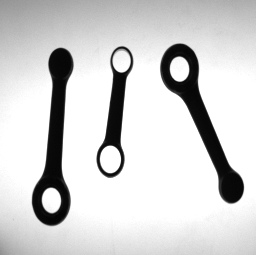
#> input picture notebook/inputs/1/TESI00.bmp, 256 x 255 px; its folder holds only this picture in this run
$ jupyter execute --allow-errors vimcr.ipynb   (older library calls are emulated)
#> lines starting #> are read from the running program, lines starting #| are printed output that depends on the picture; after the words box and inside, x2 and y2 are one past the last pixel; in counts of white or black regions, pixels touching at a corner belong together
#> in plot_grid, img is the input picture: shape (255, 256); min 4, max 255, mean 208.4
#### Antonio Morelli - 0001060348
# Visual Inspection of Motorcycle Connecting Rods

Students should develop a software system aimed at visual inspection of motorcycle connecting
rods. The system should be able to analyse the dimensions of two different types of connecting rods to allow a vision-guided robot to pick and sort rods based on their type and dimensions. The two rod types are characterized by a different number of holes: Type A rods have one hole whilst Type B rods have two holes.

### First Task

- **Image characteristics**
1. Images contain only connecting rods, which can be of both types and feature significantly diverse dimensions.
2. Connecting rods have been carefully placed within the inspection area so to appear well separated in images (i.e. they do not have any contact point).
3. Images have been taken by the backlighting technique so to render rods easily distinguishable (i.e. much darker) from background. However, for flexibility reasons the system should not require any change to work properly with lighting sources of different power.

Two exemplar working images are provided below:

- **Functional specifications**

For each connecting rod appearing in the image, the vision system should provide the following
information:
1. Type of rod (A or B).
2. Position and orientation (modulo $\pi$).
3. Length (L), Width (W), Width at the barycenter (WB).
4. For each hole, position of the centre and diameter size.

## Code
### Functions

[cell 1]
import cv2
import sys, os
import numpy as np
import pandas as pd
from matplotlib import pyplot as plt
from matplotlib import patches as mpatches
from matplotlib import colors as cls
import random
import logging
from itertools import combinations

all_colors = ['#FF3D00', '#B2DFDB', '#F8BBD0', '#7E57C2', '#FF8A65', \
         '#FB8C00', '#A7FFEB', '#B39DDB', '#1E88E5', '#CDDC39']

header_csv = ['filename', 'id', 'type', 'MER', 'centre', 'width', 'length',\
'centre_w', 'theta','color', 'hole_1_centre','hole_1_d_1','hole_1_d_2',\
'hole_2_centre','hole_2_d_1','hole_2_d_2']

# ------------------------------------------------------------------------------
# Save analysis as .csv.
# ------------------------------------------------------------------------------
def save_csv(filename, rods_csv, header):
    df = pd.DataFrame(rods_csv, columns = header)
    df.to_csv(filename, sep = ';', index=False)

    return df

# ------------------------------------------------------------------------------
# Plot a grid containing images to be analyzed.
# ------------------------------------------------------------------------------
def plot_grid(folder):
    plt.figure(figsize=(15, 10))
    idx = 0

    filenames = os.listdir(folder)
    for filename in filenames:
        ax = plt.subplot(3, 3, idx + 1)

        if folder == 'inputs/1':
            ax.set_title(f"Image: {filename}")
        elif folder == 'inputs/2':
            if int(filename[4:6]) < 50:
                ax.set_title(f"Image: {filename} - Other objects")
            elif int(filename[4:6]) < 52:
                ax.set_title(f"Image: {filename} - Contact points")
            else:
                ax.set_title(f"Image: {filename} - Iron powder")
        idx += 1


        img = cv2.imread(os.path.join(folder,filename),0)
        plt.imshow(img, cmap = 'gray')
        ax.get_xaxis().set_visible(False)
        ax.get_yaxis().set_visible(False)

# ------------------------------------------------------------------------------
# Plot the results of an analysis and eventually saves the figures.
# ------------------------------------------------------------------------------
def plot_results(filename, img, thresh, output, numRods, numHoles, patches, labels, save = True):
    fig, (ax1, ax2, ax3) = plt.subplots(1, 3, figsize=(15, 10))

    l1 = ax1.imshow(img,cmap = 'gray')
    ax1.set_title('Image: ' + filename), ax1.set_xticks([]), ax1.set_yticks([])

    l2 = ax2.imshow(255 - thresh,cmap = 'gray')
    ax2.set_title('Otsu'), ax2.set_xticks([]), ax2.set_yticks([])

    l3 = ax3.imshow(output,cmap = 'gray')
    ax3.set_title('Output'), ax3.set_xticks([]), ax3.set_yticks([])

    plt.ylabel('Rods:' + numRods + \
               ' - Holes:' + numHoles, fontweight = 'bold')

    ax3.legend(handles=patches, labels = labels)

    if save:
        extent = ax3.get_window_extent().transformed(fig.dpi_scale_trans.inverted())
        fig.savefig(os.path.join('outputs', filename.split('.')[0]+'.png'),\
                    bbox_inches=extent.expanded(1,.44))

# ------------------------------------------------------------------------------
# Apply median blur of kernel size 'k_s' to 'img'.
# ------------------------------------------------------------------------------
def smoothing(img, k_s):
#> called with k_s = 3
    return cv2.medianBlur(img, k_s)

# ------------------------------------------------------------------------------
# Returns a hole object that contains the ellipse fitting the component, its
# list of countours point, its orientation, its centre coordinates and
# its diameters.
# At the very beginning, i was trying to found the minimum enclosing circle of the contour,
# but it soon emerged that ellipses fit better the holes.
# ------------------------------------------------------------------------------
def hole_creation(component, rods):
    ellipse = cv2.fitEllipse(component['contour'])
    hole = {
        'ellipse': ellipse,
        'contour': component['contour'],
        'theta': ellipse[2],
        'centre': (round(ellipse[0][0]),round(ellipse[0][1])),
        'minor_diameter': ellipse[1][0],
        'major_diameter': ellipse[1][1]
    }

    for rod in rods:
        if cv2.pointPolygonTest(rod['contour'],hole['ellipse'][0],measureDist = False) == True:
            rod['holes'].append(hole)
            rod['type'] += 1
            break

# ------------------------------------------------------------------------------
# Returns a rod object that contains its minimum enclosing rectangle, its
# moments values, it barycentre coordinates and width, it list of contours point,
# its type, its orientation and its color.
# The orientation is computed according to the minimum fitting ellipse, since seemed
# to give more accurate results. The function's call 'cv2.fitEllipse()[2]' returns
# the orientation wrt to y-axis.
#         https://datascience.stackexchange.com/questions/85064/where-is-the-rotated-angle-actually-located-in-fitellipse-method
# ------------------------------------------------------------------------------
def rod_creation(component, colors, idx_comp, rods, patches):
    # Mer
    minRect = cv2.minAreaRect(component['contour'])
    # Moments
    moments = cv2.moments(component['contour'])

    # Barycentre
    centre = (round(moments['m10'] / moments['m00']), \
                  round(moments['m01'] / moments['m00']))

    rod = {
        'id': idx_comp,
        'contour': component['contour'],
        'type': 0,
        'rect': minRect,
        'cX': centre[0],
        'cY': centre[1],
        'width':  round(minRect[1][0],2),
        'length':  round(minRect[1][1],2),
        'centre_w': round(min([np.linalg.norm(centre-a) for a in component['contour']]),2),
        'color': random.choice(colors),
        'holes': [],
        'M': moments,
        'theta': cv2.fitEllipse(component['contour'])[2]
    }
    colors.remove(rod['color'])
    idx_comp += 1
    rods.append(rod)
    patches.append(mpatches.Patch(color=cls.to_rgb(rod['color']), label = rod['id']))

    return rod

# ------------------------------------------------------------------------------
# Draws axes of a component, either of a rod or an of inside hole.
# For major axis, this is done by computing the angle value wrt to the horizontal
# axis and drawing an oriented line that goes through the centre; the minor
# axis is instead drew by rotating the major axis vector of 90° degrees.
# ------------------------------------------------------------------------------
def draw_axis(component, output, centre, l_minor, h = False):

    (xc, yc), (d1,d2), _ = cv2.fitEllipse(component['contour'])
    angle = component['theta'] - 90 if component['theta'] > 90 else component['theta'] + 90

    l_major = max(d1,d2)/2

    xtop = xc + np.cos(np.radians(angle))       * l_major
    ytop = yc + np.sin(np.radians(angle))       * l_major
    xbot = xc + np.cos(np.radians(angle+180))   * l_major
    ybot = yc + np.sin(np.radians(angle+180))   * l_major

    # Drawing major axis for rods and holes
    if not h:
        cv2.line(output, (round(xtop),round(ytop)), (round(xbot),round(ybot)), (0, 255, 0), 2)
    else:
        cv2.line(output, (round(xtop),round(ytop)), (round(xbot),round(ybot)), (0, 0, 0), 1)

    xtop = centre[0] + np.cos(np.radians(angle+90))    * l_minor
    ytop = centre[1] + np.sin(np.radians(angle+90))    * l_minor
    xbot = centre[0] + np.cos(np.radians(angle+270))   * l_minor
    ybot = centre[1] + np.sin(np.radians(angle+270))   * l_minor

    # Drawing minor axis for rods and holes
    if not h:
        cv2.line(output, (round(xtop),round(ytop)), (round(xbot),round(ybot)), (0, 255, 0), 2)

        # Drawing barycentre
        cv2.circle(output, (centre[0], centre[1]), 5, (255, 255, 255), -1)
        cv2.circle(output, (centre[0], centre[1]), 5, (0, 0, 0), 1)
        cv2.putText(output, text = str(component['id']), org = (centre[0], centre[1]),\
            fontFace=cv2.FONT_HERSHEY_DUPLEX, fontScale = 0.6, color = (0,0,0),\
            thickness=2)
        cv2.putText(output, text = str(component['id']), org = (centre[0], centre[1]),\
                fontFace=cv2.FONT_HERSHEY_DUPLEX, fontScale = 0.6, color = (255,255,255),\
                    thickness=1)

    else:
        cv2.line(output, (round(xtop),round(ytop)), (round(xbot),round(ybot)), (0, 0, 0), 1)

# ------------------------------------------------------------------------------
# Draws rods and their holes.
# If debug mode is on, prints rod's features on the console.
# If 'csv' is True, then it also returns the data structure containing rods' features.
# ------------------------------------------------------------------------------
def analysis_output(filename, rods, output, rods_csv, mer = False, csv = True):
    for rod in rods:
        # Rod's type
        if rod['type'] < 2:
            logging.debug(f"\tRod: {rod['id']}-A")
        else:
            logging.debug(f"\tRod: {rod['id']}-B")

        # Filling color
        cv2.drawContours(output,[rod['contour']],-1,\
                 [ch * 256 for ch in list(cls.to_rgb(rod['color']))],thickness = cv2.FILLED)

        # Rod's contour
        cv2.drawContours(output,[rod['contour']],-1,\
                 (0,0,0),thickness = 1)

        # Mer
        box = cv2.boxPoints(rod['rect'])
        box = np.int64(box)
        logging.debug(f"\t\tMER coordinates: {[(round(p[0],2),round(p[1],2))for p in box]}")
        if mer:
            cv2.drawContours(output,[box],-1,(0,0,0),1)

        # Rod's barycentre
        logging.debug(f"\t\tCentroid: ({rod['cX']}) ({rod['cY']})")

        # Barycentre's width
        logging.debug(f"\t\tWidth at the barycentre:' {round(rod['centre_w']*2,2)}")

        # Orientation
        logging.debug(f"\t\tTheta wrt y axis: {round(rod['theta'],2)}")

        # Length and width are swapped so that lenght represents always the major
        # axis of the object
        length = rod['length'] if rod['length'] > rod['width'] else rod['width']
        width = rod['width'] if rod['width'] < rod['length'] else rod['length']

        logging.debug(f"\t\tWidth: {width} - Length {length}")

        # Axis and orientation
        draw_axis(rod, output, (rod['cX'],rod['cY']), rod['centre_w'])

        if csv:
            # Creation of the structure that will populate the .csv file
            rod_csv = [filename,rod['id'],'A' if rod['type'] < 2 else 'B',\
                    [(round(p[0],2),round(p[1],2))for p in box],(rod['cX'],rod['cY']),width,length,\
                    rod['centre_w'],round(rod['theta'],2),rod['color']]

        # Holes
        logging.debug(f"\t\tHoles:")
        for id_h,hole in enumerate(rod['holes']):

            logging.debug(f"\t\t\tHole: {id_h+1}")

            # Hole's barycentre
            logging.debug(f"\t\t\t\tcentre: {hole['centre']}")
            cv2.circle(output, hole['centre'], 2, (0, 0, 0), -1)

            # Major diameter
            logging.debug(f"\t\t\t\tMajor axis: {round(hole['major_diameter'],2)}")

            # Minor diameter
            logging.debug(f"\t\t\t\tMinor axis: {round(hole['minor_diameter'],2)}")

            # Filling color and contour
            cv2.ellipse(output,hole['ellipse'],(255,255,255),thickness = cv2.FILLED)
            cv2.ellipse(output,hole['ellipse'],(0,0,0),thickness = 1)

            # Axis and radius
            draw_axis(hole, output, hole['centre'], hole['minor_diameter']/2, True)

            if csv:
                rod_csv.append(hole['centre'])
                rod_csv.append(round(hole['major_diameter'],2))
                rod_csv.append(round(hole['minor_diameter'],2))


        # If the analyzed rod has less than two holes inside, append empty values to the data structure
        if csv:
            if rod['type'] < 2:
                rod_csv.append([])
                rod_csv.append(0.)
                rod_csv.append(0.)

            rods_csv.append(rod_csv)

    return rods_csv

# ------------------------------------------------------------------------------
# Here we compute the nth-percentile (default 90) of non zero pixels in a patch
# around the defects point to threshold the 'deepests' points (i.e. the contacts
# point between two rods)
# ------------------------------------------------------------------------------
# [91 lines left out: functions percentile_nzps, convexityDefects, not called in this run]

# ------------------------------------------------------------------------------------------------
# Analysis to discern rods contours from internal holes contours according to the hierarchy of
# their contours.
# The 'hierarchy' variable is a three-dimensional NumPy array, with one row, X columns, and
# a "depth" of 4. The X columns correspond to the number of contours found by the function.
# The cv2.RETR_TREE parameter causes the function to find the internal contours as well as
# the outermost contours for each object. Column zero corresponds to the first contour,
# column one the second, and so on.
# Each of the columns has a four-element array of integers, representing indices of
# other contours, according to this scheme:
#                             [next, previous, first child, parent]
# Hence, if 'first child' is equal to -1, the countour must belong to an internal hole,
# while, if it has no parent, then it must be the one of a rod.
# Source:
#   https://stackoverflow.com/questions/11782147/python-opencv-contour-tree-hierarchy-structure
#
# Here we also take in account of possible changes of the characteristics of the working images,
# respectively the presence of other objects like washers and screws (1), the presence of contact
# points (2) or the one of iron powder.
# ------------------------------------------------------------------------------------------------
def component_analysis(filename, img, thresh, contours, hierarchy, output, rods_csv,\
                       change, verbose = False, plot = True):
    if verbose:
        logging.getLogger().setLevel(logging.DEBUG)
    else:
        logging.getLogger().setLevel(logging.CRITICAL)

    # By extracting hierarchy[0] we get the actual inner list of hierarchy descriptions.
    hierarchy = hierarchy[0]
    idx_comp = 0
    rods, holes, patches = [],[],[]


    # If there are no any contact point
    if change == 2:
        img, thresh, contours, hierarchy = convexityDefects(img, thresh, contours, hierarchy, 90)

    logging.debug(f"Filename: {filename}")
    for c in zip(contours, hierarchy):
        component = {
            'contour': c[0],
            'hierarchy': c[1],
        }

        # If there is iron powder, then all the  components with a surface greather than a certain threshold
        # are analyzed, while the small powder is not taken in account.
        # I tried to use morphological operations and a stronger median filter, but it ended in corrupting
        # the shape of some rods' thins circles.
        if change == 3 and cv2.contourArea(component['contour']) <= 50:
            continue

        # If the component is an internal contour (i.e. a hole of the rod), since they do not have children
        # in the contours hierarchy.
        if component['hierarchy'][2] < 0:
            # If there are other objects like an elongated screw, they will not have any children in the
            # contours hierarchy too, so we threshold over circularity to avoid their analysis.
            # (A screw has lower circularity than an internal hole)
            if change == 1:
                area = cv2.contourArea(component['contour'])
                perimeter = cv2.arcLength(component['contour'],True)
                circularity = 4 * np.pi * (area / perimeter**2)

                if circularity <= 0.50:
                    continue

            hole_creation(component,rods)

        # If the component is an external contour (i.e. a rod), since they do not have parents
        # in the contours hierarchy.
        elif component['hierarchy'][3] < 0:
            # If there are other objects like a rounded washer, they will not have any parent in the
            # contours hierarchy too, so we threshold over circularity to avoid their analysis.
            # (A washer has higher circularity than a rod)
            if change == 1:
                area = cv2.contourArea(component['contour'])
                perimeter = cv2.arcLength(component['contour'],True)
                circularity = 4 * np.pi * (area / perimeter**2)

                if circularity > 0.85:
                    continue
            rod_creation(component, colors, idx_comp, rods, patches)
            idx_comp += 1

    # We first find all the rods, then perform the analysis
    rods_csv = analysis_output(filename, rods, output, rods_csv)

    # Visual Results
    if plot:
        numRods = str(len([h for h in hierarchy if h[3] < 0]))
        numHoles = str(len([h for h in hierarchy if h[2] < 0]))
        labels = [str(rod['id'])+'-A' if rod['type'] < 2 else str(rod['id'])+'-B'\
                                                                     for rod in rods]
        plot_results(filename, img, thresh, output,numRods, numHoles, patches, labels)

    return rods_csv

### Execution

#### Display

[cell 2]
plot_grid('inputs/1')

#### Analysis

[cell 3]
folder = 'inputs/1/'

images, b_images, ccs = [],[],[]
filenames = os.listdir(folder)
rods_csv = []

for idx,filename in enumerate(filenames):
    img = cv2.imread(os.path.join(folder,filename),0)

    output = cv2.cvtColor(img.copy(), cv2.COLOR_GRAY2BGR)

    colors = all_colors.copy()

    # Applying median blur to obtain a better binarization
    img = smoothing(img,3)

    # Thresholding with Otsu's method since the system should not
    # require any change to work properly with lighting sources of different power
    _, thresh = cv2.threshold(img,0,255,cv2.THRESH_BINARY | cv2.THRESH_OTSU)
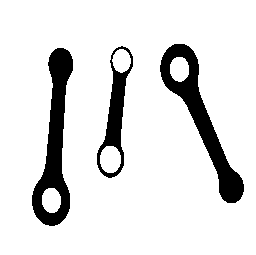
#> thresh: shape (255, 256); 87.7% white; 3 black regions

    # Finding outer and inner contours
    _ , contours, hierarchy = cv2.findContours(255-thresh, cv2.RETR_TREE, cv2.CHAIN_APPROX_SIMPLE)
#> contours = 7 contours; box (x1, y1, x2, y2) and area: (32, 48, 73, 226) 3462, (160, 44, 244, 203) 3460, (97, 46, 133, 178) 2156, (99, 145, 122, 174) 497, (41, 187, 62, 214) 418, (169, 56, 190, 83) 418, (111, 48, 132, 74) 372

    rods_csv = component_analysis(filename, img, thresh, contours, hierarchy, output, rods_csv, 0)
#> the loop in component_analysis, `for c in zip(contours, hierarchy):` made 7 passes
#> (minRect in rod_creation, centre in rod_creation) on passes 1, 3, 6: (((51.91, 136.4), (177.3, 37.27), -88.75), (54, 148)), (((114.3, 111.4), (131.7, 26.98), -84.81), (115, 115)), (((200.2, 124.6), (39.78, 169.4), -20.4), (199, 113))
#> after the loop in component_analysis, `for c in zip(contours, hierarchy):`: idx_comp = 3
#> the loop in analysis_output, `for rod in rods: # Rod's type` made 3 passes
#> after the loop in analysis_output, `for rod in rods:`:
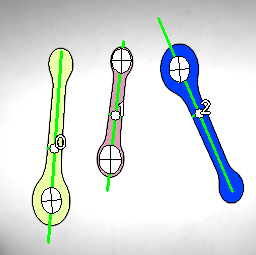
#> output: shape (255, 256, 3); 13.99% of pixels changed, all inside (x1, y1, x2, y2) = (32, 17, 244, 244)
#> after the loop in analysis_output, `for rod in rods:`: rods_csv = 3 items
#> in component_analysis, `numRods = str(len([h for h in hierarchy if h[3] < 0]))`: numRods = '3'
#> in component_analysis, `numHoles = str(len([h for h in hierarchy if h[2] < 0]))`: numHoles = '4'
#> in plot_results, `fig.savefig(os.path.join('outputs', filename.split('.')[0]+'.png'),\ b..`:
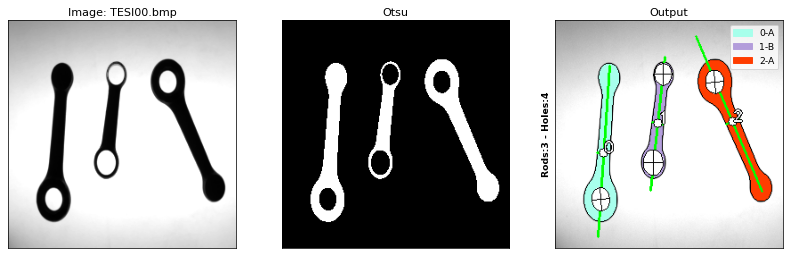
#> figure drawn by matplotlib, 3 panels; B, G, R data is drawn as R, G, B
#> rods_csv = 3 items

#### .csv

[cell 4]
df = save_csv('task_1.csv', rods_csv, header_csv)
#> in save_csv, `df = pd.DataFrame(rods_csv, columns = header)`: df = table of 3 rows and 16 columns
#> df = table of 3 rows and 16 columns

df.iloc[:, 1:].head()
#> Out = table of 3 rows and 15 columns

### Second Task

While still meeting the requirement of the First Task, students should modify the system in order to deal with one (or more) of the following three changes in the characteristics of the working images:
1. Images may contain other objects (i.e. screws and washers) that need not to be analysed by the system (such kind of objects are often referred to in computer vision as “distractors”).
2. Rods can have contact points but do not overlap one to another.
3. The inspection area may be dirty due to the presence of scattered iron powder.

Exemplar working images corresponding to the three changes are provide below:

<center>Change 1.</center>

<center>Change 2.</center>

<center>Change 3.</center>

## Code

### Display

#> (a cell that did not finish here is left out)


### Change 1

#### Analysis

[cell 6]
folder = 'inputs/2/'

images, b_images, ccs = [],[],[]
#> (the rest of this cell did not finish here and is left out)

#### .csv

[cell 7]
df = save_csv('task_2_c1.csv', rods_csv, header_csv)

df.iloc[:, 1:].head()
#> Out = table of 3 rows and 15 columns

### Change 2

#### Analysis

[cell 8]
folder = 'inputs/2/'

images, b_images, ccs = [],[],[]
#> (the rest of this cell did not finish here and is left out)

#### .csv

[cell 9]
df = save_csv('task_2_c2.csv', rods_csv, header_csv)

df.iloc[:, 1:].head()
#> Out = table of 3 rows and 15 columns

### Change 3

#### Analysis

[cell 10]
folder = 'inputs/2/'

images, b_images, ccs = [],[],[]
#> (the rest of this cell did not finish here and is left out)

#### .csv

[cell 11]
df = save_csv('task_2_c3.csv', rods_csv, header_csv)

df.iloc[:, 1:].head()
#> Out = table of 3 rows and 15 columns
